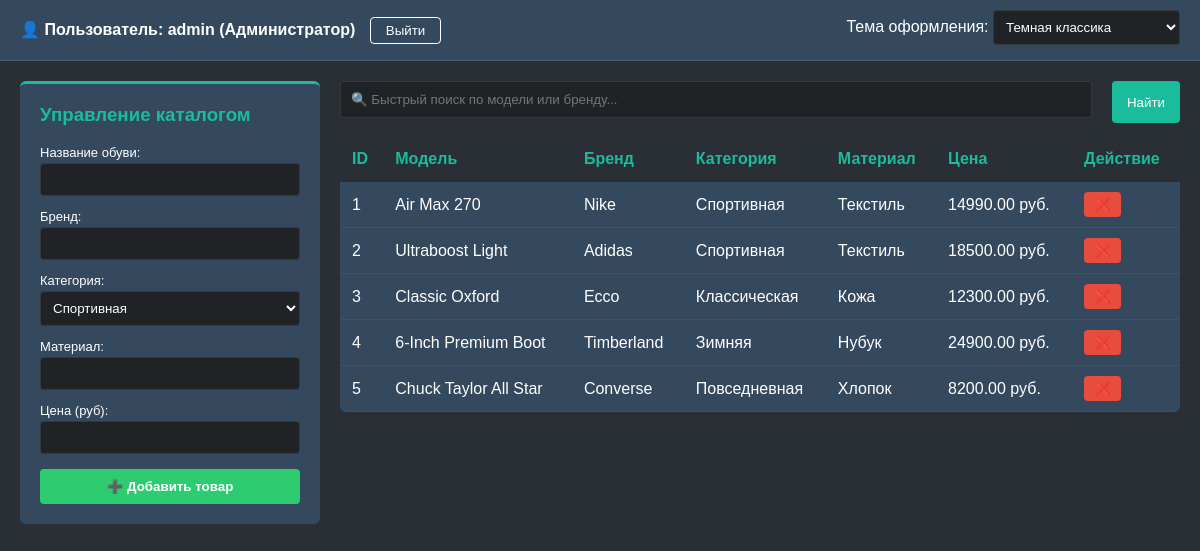
The page /main (signed in) on the database its author committed.
### tables this page shows
CREATE TABLE products (
            id INTEGER PRIMARY KEY AUTOINCREMENT,
            name TEXT NOT NULL,
            brand TEXT NOT NULL,
            category TEXT NOT NULL,
            price REAL NOT NULL,
            material TEXT NOT NULL
        );

### app.py (the view)
@app.route("/main")
def main_screen():
    if "user" not in session:
        return redirect(url_for("login"))
    search_query = request.args.get("search", "").strip().lower()
    conn = get_db_connection()
    if search_query:
        products = conn.execute(
            "SELECT id, name, brand, category, material, price FROM products WHERE LOWER(name) LIKE ? OR LOWER(brand) LIKE ?",
            (f"%{search_query}%", f"%{search_query}%")
        ).fetchall()
    else:
        products = conn.execute("SELECT id, name, brand, category, material, price FROM products").fetchall()
    conn.close()
    return render_template("main.html", products=products, search_query=search_query)

### app.py (called while the page is built)
@app.context_processor
def inject_theme():
    theme_key = session.get("theme", "classic")
    if theme_key not in THEMES:
        theme_key = "classic"
    return dict(theme=THEMES[theme_key], themes_list=THEMES, current_theme_key=theme_key)

### database.py (called while the page is built)
def get_db_connection():
    conn = sqlite3.connect(DB_NAME)
    conn.row_factory = sqlite3.Row
    return conn

### templates/main.html (shortened to what this page needs)
<!DOCTYPE html>
<html lang="ru">
<head>
</head>
<body>
    <div class="top-bar">
        <div class="user-info">👤 Пользователь: {{ session.user }} ({{ session.role }})
            <a href="{{ url_for('logout') }}"><button class="btn-logout">Выйти</button></a>
        </div>
        <div class="theme-select">
            Тема оформления:
            <form action="{{ url_for('change_theme') }}" method="POST">
                <select name="theme" onchange="this.form.submit()" style="width: auto; display: inline-block;">
                    {% for key, th in themes_list.items() %}
                        <option value="{{ key }}" {% if current_theme_key == key %}selected{% endif %}>{{ th.name }}</option>
                    {% endfor %}
                </select>
            </form>
        </div>
    </div>
    <div class="container">
        <div class="left-panel">
            <div class="form-frame">
                <h3>Управление каталогом</h3>
                <form action="{{ url_for('add_product') }}" method="POST">
                    <label>Название обуви:</label>
                    <input type="text" name="name" {% if session.role != 'Администратор' %}disabled{% endif %}>
                    <label>Бренд:</label>
                    <input type="text" name="brand" {% if session.role != 'Администратор' %}disabled{% endif %}>
                    <label>Категория:</label>
                    <select name="category" {% if session.role != 'Администратор' %}disabled{% endif %}>
                        <option value="Спортивная">Спортивная</option>
                    </select>
                    <label>Материал:</label>
                    <input type="text" name="material" {% if session.role != 'Администратор' %}disabled{% endif %}>
                    <label>Цена (руб):</label>
                    <input type="text" name="price" {% if session.role != 'Администратор' %}disabled{% endif %}>
                    {% if session.role == 'Администратор' %}
                        <button type="submit" class="btn-add">➕ Добавить товар</button>
                    {% else %}
                        <button type="button" class="btn-add btn-disabled" disabled>➕ Добавить товар</button>
                        <div class="restricted-text">*Изменения доступны<br>только Администратору</div>
                    {% endif %}
                </form>
            </div>
        </div>
        <div class="right-panel">
            <div class="search-box">
                <form method="GET" action="{{ url_for('main_screen') }}" style="width: 100%; display: flex; gap: 10px;">
                    <input type="text" name="search" placeholder="🔍 Быстрый поиск по модели или бренду..." value="{{ search_query }}">
                    <button type="submit" class="btn-logout" style="background-color: {{ theme.accent }}; border: none; color: white;">Найти</button>
                </form>
            </div>
            <table>
                <thead>
                    <tr>
                        <th>ID</th>
                        <th>Модель</th>
                        <th>Бренд</th>
                        <th>Категория</th>
                        <th>Материал</th>
                        <th>Цена</th>
                        {% if session.role == 'Администратор' %}<th>Действие</th>{% endif %}
                    </tr>
                </thead>
                <tbody>
                    {% for row in products %}
                    <tr>
                        <td>{{ row.id }}</td>
                        <td>{{ row.name }}</td>
                        <td>{{ row.brand }}</td>
                        <td>{{ row.category }}</td>
                        <td>{{ row.material }}</td>
                        <td>{{ "%.2f"|format(row.price) }} руб.</td>
                        {% if session.role == 'Администратор' %}
                        <td>
                            <form action="{{ url_for('delete_product', prod_id=row.id) }}" method="POST" onsubmit="return confirm('Вы действительно хотите удалить эту позицию?');">
                                <button type="submit" class="btn-del">❌</button>
                            </form>
                        </td>
                        {% endif %}
                    </tr>
                    {% else %}
                    <tr>
                        <td colspan="7" style="text-align: center; padding: 20px;">Товары не найдены</td>
                    </tr>
                    {% endfor %}
                </tbody>
            </table>
        </div>
    </div>
</body>
</html>

### rows shown on the page
products: id "1", name "Air Max 270", brand "Nike", category "Спортивная", material "Текстиль", price "14990.00"
products: id "2", name "Ultraboost Light", brand "Adidas", category "Спортивная", material "Текстиль", price "18500.00"
products: id "3", name "Classic Oxford", brand "Ecco", category "Классическая", material "Кожа", price "12300.00"
products: id "4", name "6-Inch Premium Boot", brand "Timberland", category "Зимняя", material "Нубук", price "24900.00"
products: id "5", name "Chuck Taylor All Star", brand "Converse", category "Повседневная", material "Хлопок", price "8200.00"

### other values the page prints
{{ session.user }} "admin"
{{ session.role }} "Администратор"
form field theme "Темная классика"
